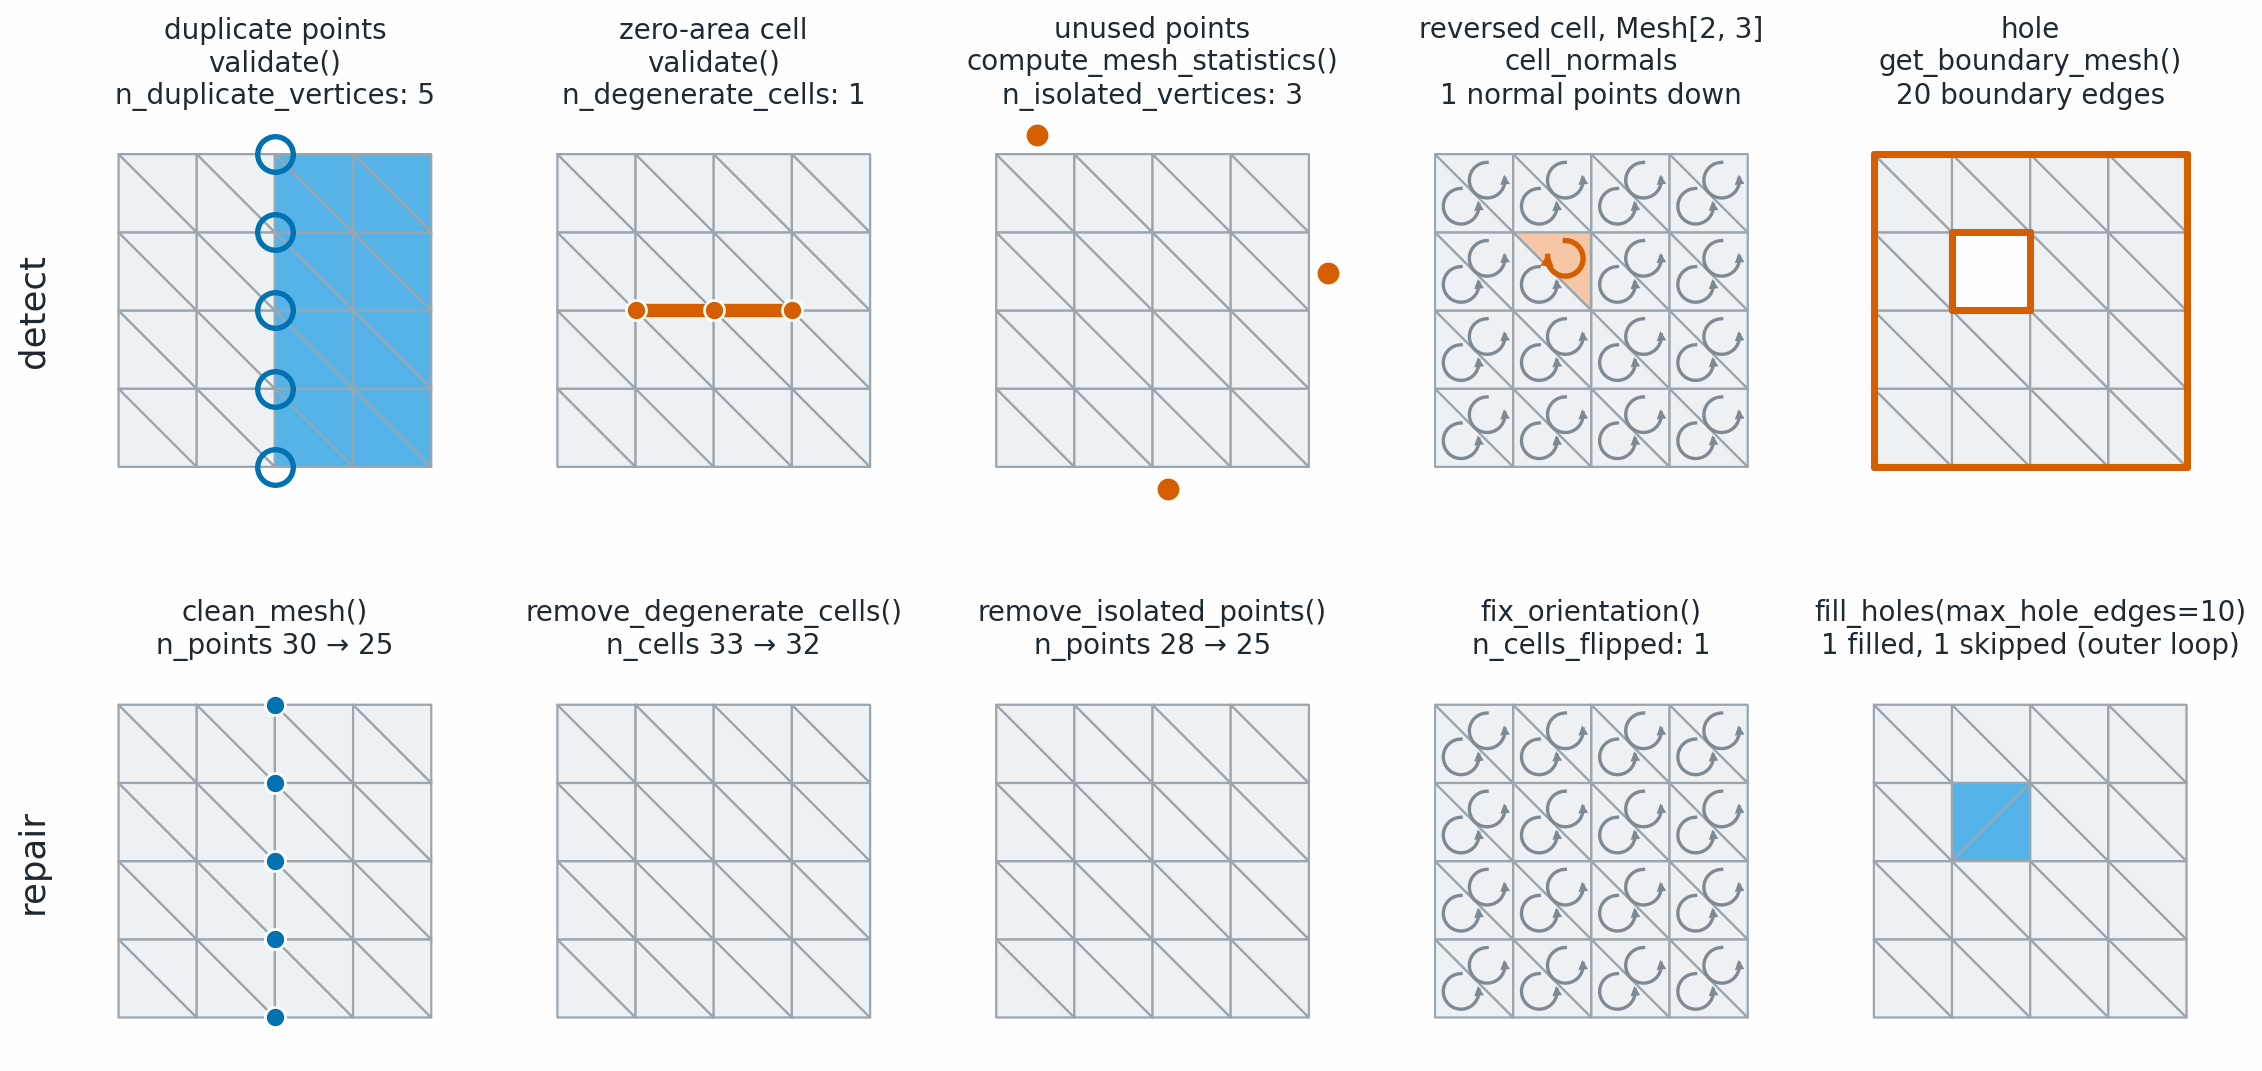

Source code (Python):
# SPDX-FileCopyrightText: Copyright (c) 2023 - 2026 NVIDIA CORPORATION & AFFILIATES.
# SPDX-FileCopyrightText: All rights reserved.
# SPDX-License-Identifier: Apache-2.0
#
# Licensed under the Apache License, Version 2.0 (the "License");
# you may not use this file except in compliance with the License.
# You may obtain a copy of the License at
#
# http://www.apache.org/licenses/LICENSE-2.0
#
# Unless required by applicable law or agreed to in writing, software
# distributed under the License is distributed on an "AS IS" BASIS,
# WITHOUT WARRANTIES OR CONDITIONS OF ANY KIND, either express or implied.
# See the License for the specific language governing permissions and
# limitations under the License.


"""Pair five mesh defects with the call that detects each one and the call that repairs it."""

import math
from pathlib import Path

import matplotlib.pyplot as plt
import torch
from _style import (
    EDGE,
    FACE,
    RESULT,
    SECOND,
    SECOND_FILL,
    TEXT,
    clean_axis,
    save,
)
from matplotlib.collections import PolyCollection

from physicsnemo.mesh import Mesh
from physicsnemo.mesh.primitives.planar import unit_square
from physicsnemo.mesh.repair import (
    clean_mesh,
    fill_holes,
    fix_orientation,
    remove_degenerate_cells,
    remove_isolated_points,
)
from physicsnemo.mesh.validation import compute_mesh_statistics, validate

OUTPUT = Path(__file__).parent / "mesh_defects.png"

LIMITS = ((-0.12, 1.12), (-0.12, 1.12))
REVERSED_FILL = "#f6c7a6"  # a light vermillion, so that the winding arrow stays visible
DOT = dict(markeredgecolor="white", markeredgewidth=1.2, linestyle="none", zorder=5)


def _grid():
    """A 5 x 5 vertex grid on the unit square, 32 triangles."""

    return unit_square.load(subdivisions=2)


def _draw(axis, mesh, facecolors=FACE):
    """Draw the cells of a mesh, seen from above."""

    axis.add_collection(
        PolyCollection(
            mesh.points[mesh.cells][..., :2].numpy(),
            facecolors=facecolors,
            edgecolors=EDGE,
            linewidths=1.0,
        )
    )


def _winding(axis, mesh, highlight=None):
    """Draw a circular arrow inside each cell, in the order of its vertices."""

    corners = mesh.points[mesh.cells][..., :2]
    centers = corners.mean(dim=1)
    edge_a = corners[:, 1] - corners[:, 0]
    edge_b = corners[:, 2] - corners[:, 0]
    signs = torch.sign(edge_a[:, 0] * edge_b[:, 1] - edge_a[:, 1] * edge_b[:, 0])
    for cell, (center, sign) in enumerate(zip(centers.tolist(), signs.tolist())):
        flagged = cell == highlight
        color = RESULT if flagged else "#7d8a94"
        radius = 0.057
        angles = [math.pi / 2 + sign * 1.6 * math.pi * k / 24 for k in range(25)]
        xs = [center[0] + radius * math.cos(a) for a in angles]
        ys = [center[1] + radius * math.sin(a) for a in angles]
        axis.plot(xs[:-1], ys[:-1], color=color, linewidth=2.4 if flagged else 1.5)
        axis.annotate(
            "",
            xy=(xs[-1], ys[-1]),
            xytext=(xs[-3], ys[-3]),
            arrowprops=dict(
                arrowstyle="-|>",
                color=color,
                linewidth=0,
                mutation_scale=15 if flagged else 11,
            ),
        )


def _duplicates():
    """Split the grid down x = 0.5 so that the right half has its own copy of the seam points."""

    mesh = _grid()
    points, cells = mesh.points, mesh.cells.clone()
    seam = torch.nonzero(torch.isclose(points[:, 0], torch.tensor(0.5))).flatten()
    copies = torch.arange(len(seam)) + mesh.n_points
    right = mesh.cell_centroids[:, 0] > 0.5
    remap = torch.arange(mesh.n_points)
    remap[seam] = copies
    cells[right] = remap[cells[right]]
    broken = Mesh(points=torch.cat([points, points[seam]]), cells=cells)

    report = validate(broken)
    pairs = report["duplicate_vertex_pairs"]
    fixed, stats = clean_mesh(broken)
    if fixed.n_points != mesh.n_points:
        raise RuntimeError(f"clean_mesh left {fixed.n_points} points")
    right_faces = [SECOND_FILL if r else FACE for r in right.tolist()]

    def before(axis):
        _draw(axis, broken, facecolors=right_faces)
        ring = broken.points[pairs[:, 0]].numpy()
        axis.plot(
            *ring.T,
            "o",
            markersize=16,
            markerfacecolor="none",
            markeredgecolor=SECOND,
            markeredgewidth=2.4,
            linestyle="none",
            zorder=5,
        )

    def after(axis):
        _draw(axis, fixed)
        axis.plot(*fixed.points[seam].numpy().T, "o", color=SECOND, markersize=9, **DOT)

    return (
        (
            "duplicate points",
            "validate()",
            f"n_duplicate_vertices: {report['n_duplicate_vertices']}",
            before,
        ),
        (
            "clean_mesh()",
            f"n_points {stats['n_points_before_merge']} → {fixed.n_points}",
            after,
        ),
    )


def _degenerate():
    """Add a zero-area cell whose three corners lie on one grid line."""

    mesh = _grid()
    line = torch.nonzero(torch.isclose(mesh.points[:, 1], torch.tensor(0.5))).flatten()
    line = line[mesh.points[line, 0].argsort()][1:4]
    broken = Mesh(points=mesh.points, cells=torch.cat([mesh.cells, line.unsqueeze(0)]))

    report = validate(broken)
    bad = report["degenerate_cell_indices"]
    fixed, stats = remove_degenerate_cells(broken)

    def before(axis):
        _draw(axis, broken)
        for cell in bad.tolist():
            corners = broken.points[broken.cells[cell]].numpy()
            axis.plot(
                *corners.T, color=RESULT, linewidth=6, solid_capstyle="round", zorder=4
            )
            axis.plot(*corners.T, "o", color=RESULT, markersize=9, **DOT)

    return (
        (
            "zero-area cell",
            "validate()",
            f"n_degenerate_cells: {report['n_degenerate_cells']}",
            before,
        ),
        (
            "remove_degenerate_cells()",
            f"n_cells {stats['n_cells_original']} → {stats['n_cells_final']}",
            lambda axis: _draw(axis, fixed),
        ),
    )


def _isolated():
    """Add three points that no cell uses."""

    mesh = _grid()
    extra = torch.tensor([[0.13, 1.06], [1.06, 0.62], [0.55, -0.07]])
    broken = Mesh(points=torch.cat([mesh.points, extra]), cells=mesh.cells)

    report = compute_mesh_statistics(broken)
    fixed, stats = remove_isolated_points(broken)

    def before(axis):
        _draw(axis, broken)
        axis.plot(*extra.numpy().T, "o", color=RESULT, markersize=11, **DOT)

    return (
        (
            "unused points",
            "compute_mesh_statistics()",
            f"n_isolated_vertices: {report['n_isolated_vertices']}",
            before,
        ),
        (
            "remove_isolated_points()",
            f"n_points {stats['n_points_original']} → {stats['n_points_final']}",
            lambda axis: _draw(axis, fixed),
        ),
    )


def _reversed():
    """Lift the grid into a curved Mesh[2, 3] and reverse the vertex order of one cell."""

    mesh = _grid()
    x, y = mesh.points.unbind(dim=-1)
    z = 0.4 * ((x - 0.5) ** 2 + (y - 0.5) ** 2)
    flipped = 13
    # unit_square winds its cells counterclockwise, so the normals point up.
    # Reverse one cell.
    cells = mesh.cells.clone()
    cells[flipped] = mesh.cells[flipped, [0, 2, 1]]
    broken = Mesh(points=torch.stack([x, y, z], dim=-1), cells=cells)

    # The normal of a reversed cell points down, against its neighbors.
    downward = torch.nonzero(broken.cell_normals[:, 2] < 0).flatten()
    if downward.tolist() != [flipped]:
        raise RuntimeError(f"downward normals at cells {downward.tolist()}")
    fixed, stats = fix_orientation(broken)
    if not bool((fixed.cell_normals[:, 2] > 0).all()):
        raise RuntimeError("fix_orientation left a downward normal")
    faces = [
        REVERSED_FILL if cell == flipped else FACE for cell in range(broken.n_cells)
    ]

    def before(axis):
        _draw(axis, broken, facecolors=faces)
        _winding(axis, broken, highlight=flipped)

    def after(axis):
        _draw(axis, fixed)
        _winding(axis, fixed)

    return (
        (
            "reversed cell, Mesh[2, 3]",
            "cell_normals",
            f"{len(downward)} normal points down",
            before,
        ),
        ("fix_orientation()", f"n_cells_flipped: {stats['n_cells_flipped']}", after),
    )


def _hole():
    """Remove the two cells of one grid square to open a hole."""

    mesh = _grid()
    centroids = mesh.cell_centroids
    inside = ((centroids - torch.tensor([0.375, 0.625])).abs() < 0.125).all(dim=-1)
    broken = mesh.slice_cells(~inside)

    boundary = broken.get_boundary_mesh()
    fixed, stats = fill_holes(broken, max_hole_edges=10)
    # The outer loop has 16 edges, more than max_hole_edges, so it is the one skipped.
    if (stats["n_holes_filled"], stats["n_holes_skipped"]) != (1, 1):
        raise RuntimeError(f"fill_holes filled or skipped other loops: {stats}")
    added = [SECOND_FILL if i >= broken.n_cells else FACE for i in range(fixed.n_cells)]

    def before(axis):
        _draw(axis, broken)
        for edge in boundary.points[boundary.cells].numpy():
            axis.plot(
                *edge.T, color=RESULT, linewidth=3.2, solid_capstyle="round", zorder=4
            )

    def after(axis):
        _draw(axis, fixed, facecolors=added)

    return (
        ("hole", "get_boundary_mesh()", f"{boundary.n_cells} boundary edges", before),
        (
            "fill_holes(max_hole_edges=10)",
            f"{stats['n_holes_filled']} filled, {stats['n_holes_skipped']} skipped (outer loop)",
            after,
        ),
    )


def main():
    """Generate the documentation image."""

    columns = [_duplicates(), _degenerate(), _isolated(), _reversed(), _hole()]
    figure, axes = plt.subplots(2, 5, figsize=(14.0, 6.9))
    for column, (defect, repair) in enumerate(columns):
        name, call, finding, draw_before = defect
        repair_call, repair_result, draw_after = repair
        draw_before(axes[0, column])
        draw_after(axes[1, column])
        axes[0, column].set_title(f"{name}\n{call}\n{finding}", fontsize=12.5)
        axes[1, column].set_title(f"{repair_call}\n{repair_result}", fontsize=12.5)
        for axis in axes[:, column]:
            clean_axis(axis, LIMITS)
    for row, label in enumerate(("detect", "repair")):
        axes[row, 0].text(
            -0.08,
            0.5,
            label,
            transform=axes[row, 0].transAxes,
            rotation=90,
            ha="right",
            va="center",
            fontsize=16,
            color=TEXT,
        )
    figure.subplots_adjust(
        left=0.03, right=0.995, bottom=0.01, top=0.86, wspace=0.08, hspace=0.42
    )
    save(figure, OUTPUT, tight=True)


if __name__ == "__main__":
    main()
